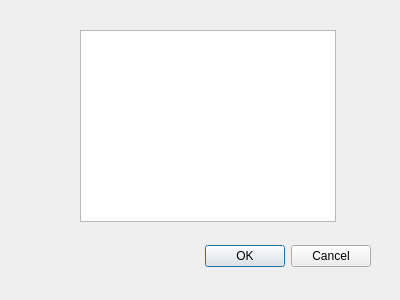
<?xml version="1.0" encoding="UTF-8"?>
<ui version="4.0">
 <class>DialogModify</class>
 <widget class="QDialog" name="DialogModify">
  <property name="geometry">
   <rect>
    <x>0</x>
    <y>0</y>
    <width>400</width>
    <height>300</height>
   </rect>
  </property>
  <property name="windowTitle">
   <string>Dialog</string>
  </property>
  <widget class="QDialogButtonBox" name="buttonBox">
   <property name="geometry">
    <rect>
     <x>30</x>
     <y>240</y>
     <width>341</width>
     <height>32</height>
    </rect>
   </property>
   <property name="orientation">
    <enum>Qt::Horizontal</enum>
   </property>
   <property name="standardButtons">
    <set>QDialogButtonBox::Cancel|QDialogButtonBox::Ok</set>
   </property>
  </widget>
  <widget class="QTreeView" name="treeView">
   <property name="geometry">
    <rect>
     <x>80</x>
     <y>30</y>
     <width>256</width>
     <height>192</height>
    </rect>
   </property>
  </widget>
 </widget>
 <resources/>
 <connections>
  <connection>
   <sender>buttonBox</sender>
   <signal>accepted()</signal>
   <receiver>DialogModify</receiver>
   <slot>accept()</slot>
   <hints>
    <hint type="sourcelabel">
     <x>248</x>
     <y>254</y>
    </hint>
    <hint type="destinationlabel">
     <x>157</x>
     <y>274</y>
    </hint>
   </hints>
  </connection>
  <connection>
   <sender>buttonBox</sender>
   <signal>rejected()</signal>
   <receiver>DialogModify</receiver>
   <slot>reject()</slot>
   <hints>
    <hint type="sourcelabel">
     <x>316</x>
     <y>260</y>
    </hint>
    <hint type="destinationlabel">
     <x>286</x>
     <y>274</y>
    </hint>
   </hints>
  </connection>
 </connections>
</ui>
